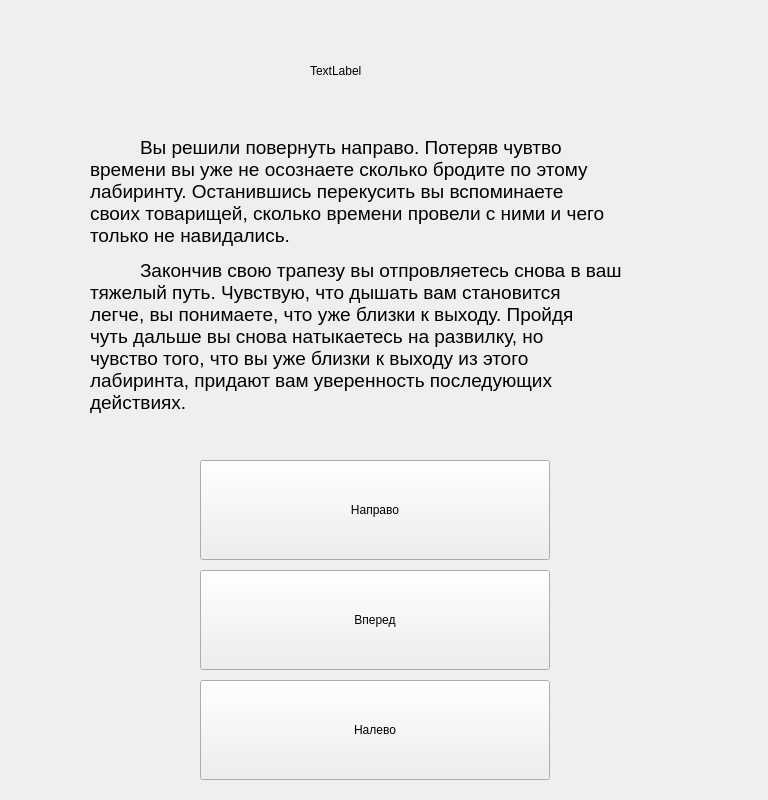
<?xml version="1.0" encoding="UTF-8"?>
<ui version="4.0">
 <class>Pochti</class>
 <widget class="QWidget" name="Pochti">
  <property name="geometry">
   <rect>
    <x>0</x>
    <y>0</y>
    <width>768</width>
    <height>800</height>
   </rect>
  </property>
  <property name="windowTitle">
   <string>Form</string>
  </property>
  <widget class="QPushButton" name="pushButton">
   <property name="geometry">
    <rect>
     <x>200</x>
     <y>460</y>
     <width>350</width>
     <height>100</height>
    </rect>
   </property>
   <property name="text">
    <string>Направо</string>
   </property>
  </widget>
  <widget class="QPushButton" name="pushButton_2">
   <property name="geometry">
    <rect>
     <x>200</x>
     <y>570</y>
     <width>350</width>
     <height>100</height>
    </rect>
   </property>
   <property name="text">
    <string>Вперед</string>
   </property>
  </widget>
  <widget class="QPushButton" name="pushButton_3">
   <property name="geometry">
    <rect>
     <x>200</x>
     <y>680</y>
     <width>350</width>
     <height>100</height>
    </rect>
   </property>
   <property name="text">
    <string>Налево</string>
   </property>
  </widget>
  <widget class="QLabel" name="label_2">
   <property name="geometry">
    <rect>
     <x>90</x>
     <y>100</y>
     <width>631</width>
     <height>351</height>
    </rect>
   </property>
   <property name="text">
    <string>&lt;html&gt;&lt;head/&gt;&lt;style&gt; p {text-indent: 50px} &lt;/style&gt;&lt;body&gt;&lt;p align=&quot;justify&quot;&gt;&lt;span style=&quot; font-size:14pt;&quot;&gt;Вы решили повернуть направо. Потеряв чувтво&lt;br/&gt;времени вы уже не осознаете сколько бродите по этому&lt;br/&gt;лабиринту. Останившись перекусить вы вспоминаете&lt;br/&gt;своих товарищей, сколько времени провели с ними и чего&lt;br/&gt;только не навидались.&lt;/span&gt;&lt;/p&gt;&lt;p align=&quot;justify&quot;&gt;&lt;span style=&quot; font-size:14pt;&quot;&gt;Закончив свою трапезу вы отпровляетесь снова в ваш&lt;br/&gt;тяжелый путь. Чувствую, что дышать вам становится&lt;br/&gt;легче, вы понимаете, что уже близки к выходу. Пройдя&lt;br/&gt;чуть дальше вы снова натыкаетесь на развилку, но&lt;br/&gt;чувство того, что вы уже близки к выходу из этого&lt;br/&gt;лабиринта, придают вам уверенность последующих&lt;br/&gt;действиях.&lt;/span&gt;&lt;/p&gt;&lt;/body&gt;&lt;/html&gt;</string>
   </property>
  </widget>
  <widget class="QLabel" name="label_pict">
   <property name="geometry">
    <rect>
     <x>0</x>
     <y>0</y>
     <width>768</width>
     <height>800</height>
    </rect>
   </property>
   <property name="text">
    <string/>
   </property>
   <property name="pixmap">
    <pixmap>../PICT/pict2.png</pixmap>
   </property>
  </widget>
  <widget class="QLabel" name="label5">
   <property name="geometry">
    <rect>
     <x>310</x>
     <y>20</y>
     <width>251</width>
     <height>101</height>
    </rect>
   </property>
   <property name="styleSheet">
    <string notr="true">font: 14pt &quot;Times New Roman&quot;;</string>
   </property>
   <property name="text">
    <string>TextLabel</string>
   </property>
  </widget>
  <zorder>label_pict</zorder>
  <zorder>pushButton</zorder>
  <zorder>pushButton_2</zorder>
  <zorder>pushButton_3</zorder>
  <zorder>label_2</zorder>
  <zorder>label5</zorder>
 </widget>
 <resources/>
 <connections/>
</ui>
